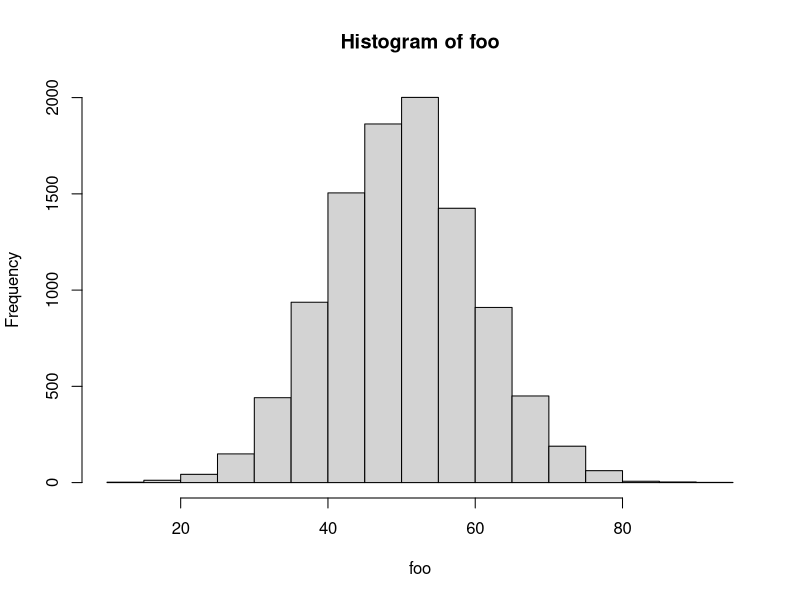
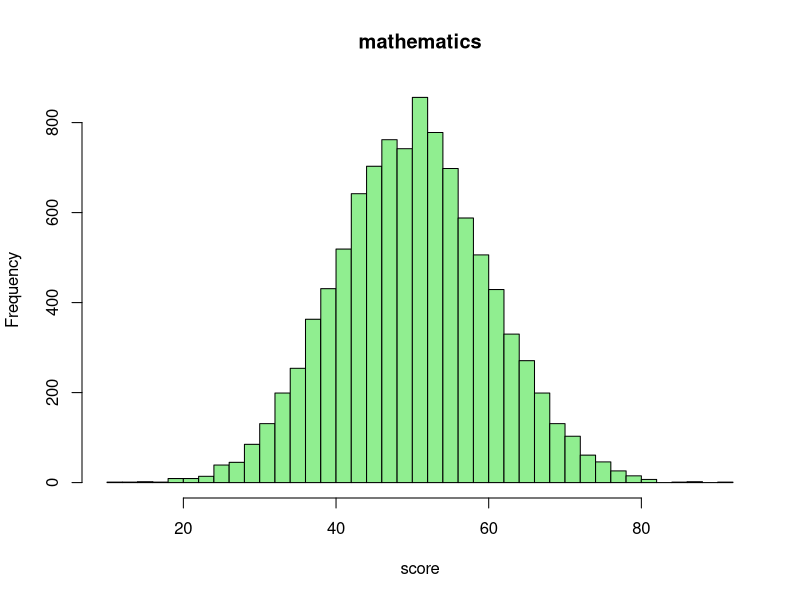

The R source for these figures, in order: (Note: this script raises an error after producing the figures.)
### 第3講 練習問題解答例

### R言語における関数で用いた例

sin(x = pi/2) # "引数名 = 値" で指定 
sin(pi/2) # 上と同値 (引数と値の関係が明かなら引数名は省略可能)

help(log) # ヘルプを表示して使い方を確認する
x <- 16; b <- 2 # xやbに適当な数値を代入する．複数コマンドは ; で区切る
log(x=x, base=b) # 底をbとする対数
log(x, b) # 上と同値
log(base=b, x=x) # 上と同値
log(b,x) # 上と異なる (=log(x=b,base=x))
log(x) # 自然対数 (既定値による計算 =log(x,base=exp(1)))

## 正規乱数を生成する関数
help(rnorm) # Help タブから指定しても良い
## ヒストグラムを表示する関数
?hist

rnorm(7) # 平均0 分散1 の正規乱数を7個生成
rnorm(7, mean=10) # 平均10 分散1 の正規乱数を7個生成
rnorm(sd=0.1, n=7) # 平均0 分散0.01 の正規乱数を7個生成
rnorm(n=7, mean=2, sd=2) # 平均2 分散4 の正規乱数を7個生成

foo <- rnorm(n=10000, mean=50, sd=10) # 平均50 標準偏差10 の正規乱数
hist(foo) # データ以外全て既定値で表示
hist(foo, # 既定値のいくつかを変更する
     breaks=30, # ビンを30程度に調整する
     col="lightgreen", # 色の指定
     main="mathematics", # タイトルの指定
     xlab="score") # x軸ラベルの指定
## Plots タブで描画結果を確認

### 練習問題 関数の使い方
## sample を調べる
help(sample)
## サイコロを1回振る試行
sample(x=1:6, size=1)
## サイコロを10回振る試行
sample(x=1:6, size=10) # エラーになる
sample(x=1:6, size=10, replace=TRUE)
## 1が他の目の3倍出易いサイコロ
sample(1:6, 10, replace=TRUE, prob=c(3,rep(1,5))) # 引数の一部を省略
## 1から6をランダムに並べ替える
sample(1:6, 6) # 既定値ではreplaceしない(復元抽出)ので並べ替えになる

### 関数の定義で用いた例

foo <- function(r){
  volume <- (4/3) * pi * r^3 # 球の体積
  surface <- 4 * pi * r^2     # 球の表面積
  out <- c(volume,surface) # 返り値のベクトルを作る
  names(out) <- c("volume", "surface_area") # 返り値の要素に名前を付ける
  return(out) # 値を返す
}
foo(r=2) # 実行
foo(3)

bar <- function(a, r, n=5){
  out <- a*r^(1:n-1) # 1:n-1 と 1:(n-1) は異なるので注意
  return(out) # 値を返す
}
bar(1,2) # 初項1 公比2 の最初の5項
bar(1,2,10) # 初項1 公比2 の最初の10項
bar(n=10,1,2) # 変数名を指定すると引数の位置を変えることができる
bar(r=0.5,n=10,a=512) # 同上

### 例題 三角形の面積を計算する関数

my_heron <- function(x,y,z){
  ## 関数名は上書きされるので独特の名前にするのがお薦め
  s <- (x+y+z)/2 # 補助変数 s の計算
  S <- sqrt(s*(s-x)*(s-y)*(s-z)) # ヘロンの公式による面積の計算
  return(S) # 面積を返す
}
my_heron(3,4,5) # よく知られた直角三角形を使って計算結果を確認する
my_heron(12,13,5)

### 練習問題 自作関数の定義
## 和 (summation) を計算する関数
my_sum <- function(n){
  out <- sum(1:n) # 1からnまでの整数を生成して和を求める
  return(out)
}
my_sum(10) # 1から10までの和は?
## 別解
my_sum2 <- function(n){
  out <- n*(n+1)/2 # 等差数列の和を利用した場合
  return(out)
}
my_sum2(10)
## 階乗 (factorial) を計算する関数
my_fact <- function(n){
  out <- prod(1:n) # 1からnまでの整数を生成して積を求める
  return(out)
}
my_fact(5) # 5! は?

### 制御構造で用いた例

if(20230421 %% 19 == 0) {# %% は余りを計算
  print("割り切れます．商は以下の値です．") 
  print(20230421 %/% 19) # 商を表示
} else { # {}で囲まれたブロックが1つのまとまった処理に対応する
  print("割り切れません．余りは以下の値です．")
  print(20230421 %% 19) # 余りを表示
}

print(LETTERS) # LETTERS ベクトルの内容を表示
for(i in c(20,15,11,25,15)) {
  print(LETTERS[i]) # 順番に表示
}

n <- 20230421 # 分解の対象．2*2*3*19, my_fact(5) なども試してみよ
p <- 2 # 最初に調べる数
while(n != 1){ # 商(for文の中で計算している)が1になるまで計算する
  if(n%%p == 0) { # 余りが0か確認
    print(p) # 割り切った数を表示
    n <- n/p # 商を計算して分解の対象を更新
  } else {
    p <- p+1 # 割り切れない場合は次の数を調べる
  } # 更新される p は素数とは限らないが，上手く動く理由を考えてみよ
}

### 例題 nの階乗を求める関数 (for文)

my_fact1 <- function(n){
  val <- 1 # 初期値の代入
  for(i in 1:n){ # 1からnまで順に掛ける
    val <- val*i
  }
  return(val) # 計算結果を返す
}
my_fact1(4) # 正しい
my_fact1(3) # 正しい
my_fact1(2) # 正しい
my_fact1(1) # 正しい
my_fact1(0) # 間違い (0!=1)

my_fact2 <- function(n){
  if(n==0){ # n=0 か確認して分岐する
    return(1)
  } else {
    val <- 1
    for(i in 1:n){
      val <- val*i
    }
    return(val)
  }
}
my_fact2(4) # 正しい
my_fact2(3) # 正しい
my_fact2(2) # 正しい
my_fact2(1) # 正しい
my_fact2(0) # 正しい

my_fact3 <- function(n){
  val <- 1 # 初期値の代入
  while(n>0){ # nから1まで順に掛ける．nが0なら計算しない
    val <- val*n
    n <- n-1
  }
  return(val)
}
my_fact3(4) # 正しい
my_fact3(3) # 正しい
my_fact3(2) # 正しい
my_fact3(1) # 正しい
my_fact3(0) # 正しい

### 練習問題 制御構造
## Fibonacci 数を返す関数
my_fibo <- function(n){
  f0 <- 0 # 第0項の設定
  f1 <- 1 # 第1項の設定
  if(n<0) {
    print("計算できません")
    return(NA) # 欠損値を返す
  }
  if(n==0) { # n=0の場合
    return(f0)
  }
  if(n==1) { # n=1の場合
    return(f1)
  }
  for(i in 2:n) { # n>=2の場合
    fn <- f1 + f0 # fn = fn-1 + fn-2 の計算
    f0 <- f1 # fn-2 の値の更新
    f1 <- fn # fn-1 の値の更新
  }
  return(fn) # 計算結果を返す
}
## Fibonacci 数を6項目まで計算
c(my_fibo(1),my_fibo(2),my_fibo(3),my_fibo(4),my_fibo(5),my_fibo(6))
## 同じ関数に別の値を入れて計算する方法はいくつか用意されている
sapply(1:30, my_fibo)

## 行列の列の平均を計算する関数
my_col_ave <- function(X) {
  ave <- rep(0,length=ncol(X)) # 平均を記録するベクトルを用意
  for(i in 1:ncol(X)){ # 列ごとに計算
    ave[i] <- sum(X[,i])/nrow(X) # 平均の定義に従って計算
    ## ave[i] <- mean(X[,i]) # 平均を計算する関数を用いても良い
  }
  return(ave)
}
(A <- matrix(1:12,3,4,byrow=TRUE))
my_col_ave(A) # 正しい答えを返す
(x <- 1:12)
my_col_ave(x) # うまく動かない

## ベクトルと行列を扱えるように修正
my_col_ave <- function(X){ 
  if(is.vector(X)){ # ベクトルとそれ以外の場合分け
    ave <- mean(X)
  } else { # ベクトル以外は行列と想定して計算
    ave <- rep(0,length=ncol(X))
    for(i in 1:ncol(X)){
      ave[i] <- mean(X[,i])
    }
  }
  return(ave)
}
my_col_ave(A)
my_col_ave(x) # 正しい答えを返す
##
